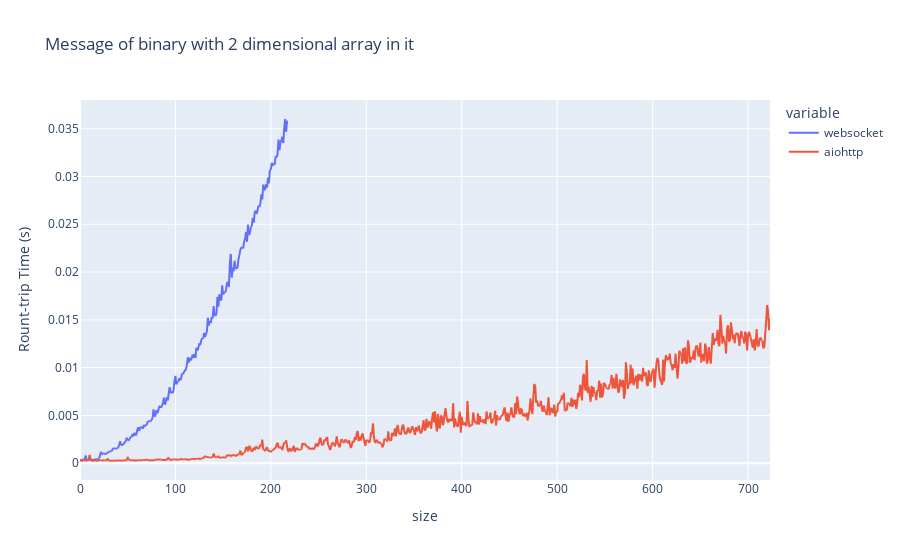

Source (notebook cell):
### Code cell
fig = px.line(data_frame=df_np2d, x=df_np2d.index, y=df_np2d.columns, title="Message of binary with 2 dimensional array in it",labels={'value':"Rount-trip Time (s) "})
fig.show()

### Figure 1 — Plotly figure (JSON) as saved in the notebook; plotly's stock layout.template omitted (floating-point values rounded to 4 significant figures; data arrays with more than 128 entries replaced by an {"elided": "..."} marker saying what was removed)
{"data": [{"hovertemplate": "variable=websocket<br>size=%{x}<br>Rount-trip Time (s) =%{y}<extra></extra>", "legendgroup": "websocket", "line": {"color": "#636efa", "dash": "solid"}, "marker": {"symbol": "circle"}, "mode": "lines", "name": "websocket", "showlegend": true, "type": "scattergl", "x": {"elided": "942 int values"}, "xaxis": "x", "y": {"elided": "942 float values"}, "yaxis": "y"}, {"hovertemplate": "variable=aiohttp<br>size=%{x}<br>Rount-trip Time (s) =%{y}<extra></extra>", "legendgroup": "aiohttp", "line": {"color": "#EF553B", "dash": "solid"}, "marker": {"symbol": "circle"}, "mode": "lines", "name": "aiohttp", "showlegend": true, "type": "scattergl", "x": {"elided": "942 int values"}, "xaxis": "x", "y": {"elided": "942 float values"}, "yaxis": "y"}], "layout": {"legend": {"title": {"text": "variable"}, "tracegroupgap": 0}, "title": {"text": "Message of binary with 2 dimensional array in it"}, "xaxis": {"anchor": "y", "domain": [0, 1], "title": {"text": "size"}}, "yaxis": {"anchor": "x", "domain": [0, 1], "title": {"text": "Rount-trip Time (s) "}}}}
